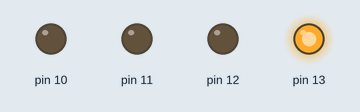
Simulated run of this sketch. Board: Arduino Uno, built with avr-gcc and run on an emulated ATmega328P. Parts: output pins drawn as LEDs (lit = HIGH).

Above: at 0.2 s.
At 1.4 s:
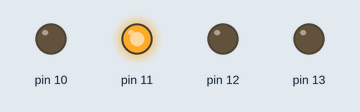
At 2.35 s:
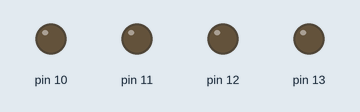
At 3.2 s:
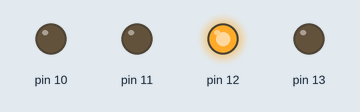
At 4.4 s:
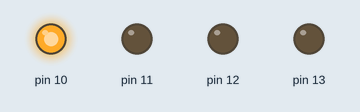
Timing chart, 0 to 5.5 s (numbered marks = the images above):
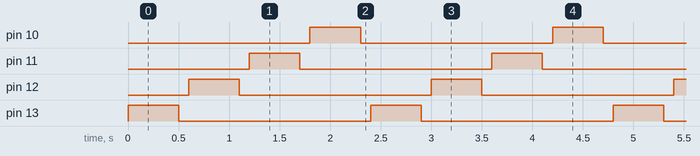

Measured:
- by itself, pin 10–13: alternates HIGH for 0.50 s and LOW for 1.9 s
- by itself, everything shown: repeats every 2.4 s, in 8 steps

The sketch:

4.ino
```cpp
void setup() {
  pinMode(13,OUTPUT);
  pinMode(12,OUTPUT);
  pinMode(11,OUTPUT);
  pinMode(10,OUTPUT);

  // put your setup code here, to run once:

}

void loop() {

  digitalWrite(13,HIGH);
  delay(500);
  digitalWrite(13,LOW);
  delay(100);
  digitalWrite(12,HIGH);
  delay(500);
  digitalWrite(12,LOW);
  delay(100);
  digitalWrite(11,HIGH);
  delay(500);
  digitalWrite(11,LOW);
  delay(100);
  digitalWrite(10,HIGH);
  delay(500);
  digitalWrite(10,LOW);
  delay(100);

}
```
